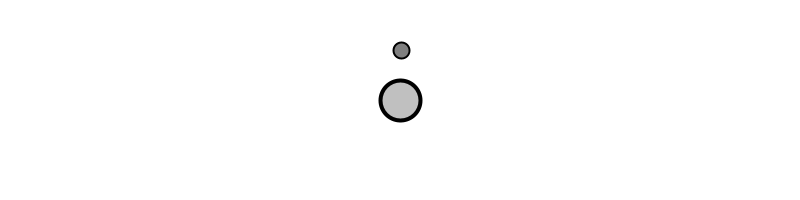
Frame 1 (no input)
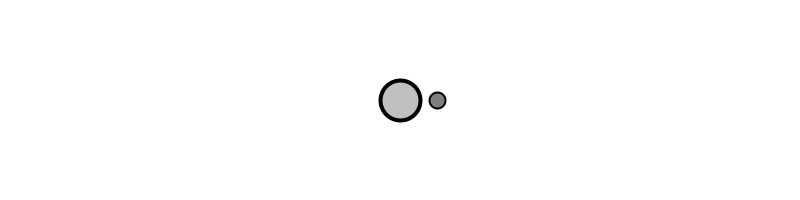
Frame 60 (the mouse pressed at the canvas centre just before this capture)
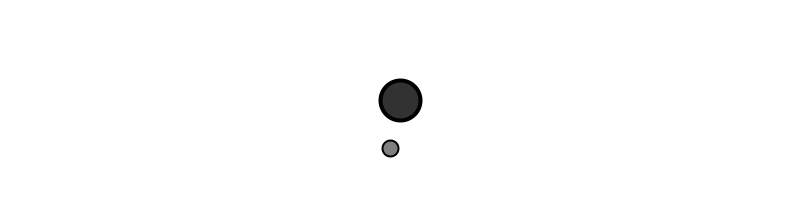
Frame 120 (the mouse held since frame 60 and released just before this capture)

The Processing sketch that drew these frames (run headless with seeded random() and noise(); from frame 60 on, the mouse is pressed at the canvas centre):

// Processing sketch: NOC_2_6_attraction
// ── NOC_2_6_attraction.pde
// The Nature of Code
// Daniel Shiffman
// http://natureofcode.com

Mover m;
Attractor a;

void setup() {
  size(800,200);
  m = new Mover(); 
  a = new Attractor();
}

void draw() {
  background(255);

  PVector force = a.attract(m);
  m.applyForce(force);
  m.update();
  
  a.drag();
  a.hover(mouseX,mouseY);
 
  a.display();
  m.display();
}

void mousePressed() {
  a.clicked(mouseX,mouseY); 
}

void mouseReleased() {
  a.stopDragging(); 
}






// ── Attractor.pde
// Attraction
// Daniel Shiffman <http://www.shiffman.net>

// A class for a draggable attractive body in our world

class Attractor {
  float mass;    // Mass, tied to size
  float G;       // Gravitational Constant
  PVector location;   // Location
  boolean dragging = false; // Is the object being dragged?
  boolean rollover = false; // Is the mouse over the ellipse?
  PVector dragOffset;  // holds the offset for when object is clicked on

  Attractor() {
    location = new PVector(width/2,height/2);
    mass = 20;
    G = 1;
    dragOffset = new PVector(0.0,0.0);
  }

  PVector attract(Mover m) {
    PVector force = PVector.sub(location,m.location);   // Calculate direction of force
    float d = force.mag();                              // Distance between objects
    d = constrain(d,5.0,25.0);                        // Limiting the distance to eliminate "extreme" results for very close or very far objects
    force.normalize();                                  // Normalize vector (distance doesn't matter here, we just want this vector for direction)
    float strength = (G * mass * m.mass) / (d * d);      // Calculate gravitional force magnitude
    force.mult(strength);                                  // Get force vector --> magnitude * direction
    return force;
  }

  // Method to display
  void display() {
    ellipseMode(CENTER);
    strokeWeight(4);
    stroke(0);
    if (dragging) fill (50);
    else if (rollover) fill(100);
    else fill(175,200);
    ellipse(location.x,location.y,mass*2,mass*2);
  }

  // The methods below are for mouse interaction
  void clicked(int mx, int my) {
    float d = dist(mx,my,location.x,location.y);
    if (d < mass) {
      dragging = true;
      dragOffset.x = location.x-mx;
      dragOffset.y = location.y-my;
    }
  }

  void hover(int mx, int my) {
    float d = dist(mx,my,location.x,location.y);
    if (d < mass) {
      rollover = true;
    } 
    else {
      rollover = false;
    }
  }

  void stopDragging() {
    dragging = false;
  }



  void drag() {
    if (dragging) {
      location.x = mouseX + dragOffset.x;
      location.y = mouseY + dragOffset.y;
    }
  }

}



// ── Mover.pde
// The Nature of Code
// Daniel Shiffman
// http://natureofcode.com

class Mover {

  PVector location;
  PVector velocity;
  PVector acceleration;
  float mass;

  Mover() {
    location = new PVector(400,50);
    velocity = new PVector(1,0);
    acceleration = new PVector(0,0);
    mass = 1;
  }
  
  void applyForce(PVector force) {
    PVector f = PVector.div(force,mass);
    acceleration.add(f);
  }
  
  void update() {
    velocity.add(acceleration);
    location.add(velocity);
    acceleration.mult(0);
  }

  void display() {
    stroke(0);
    strokeWeight(2);
    fill(127);
    ellipse(location.x,location.y,16,16);
  }

  void checkEdges() {

    if (location.x > width) {
      location.x = 0;
    } else if (location.x < 0) {
      location.x = width;
    }

    if (location.y > height) {
      velocity.y *= -1;
      location.y = height;
    }

  }

}
